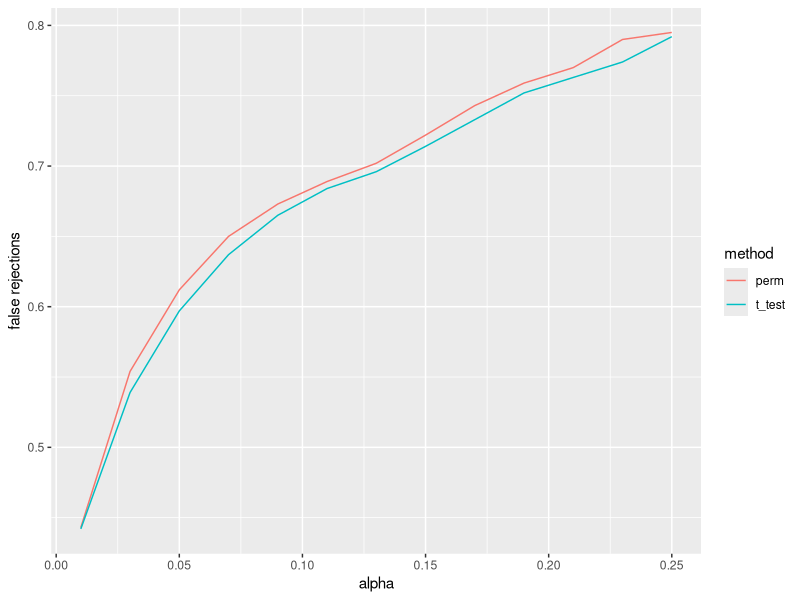

The R script that drew this image:
### Trials for comparing statistical power between t-test and test through balanced permutation
### This simulation assumes that both groups follow beta distribution

# Number of replications
rep <- 1000
# Number of samples drawn to get empirical distribution
m <- 10000
# Nominal significance level
alpha <- seq(0.01, 0.25, by = 0.02)
# Number of samples in each group
n <- 4
# Shape 1 for both groups
a <- 10
# Shape 2 for each group
b_1 <- 10
b_2 <- 10

# Simulate control group and treatment group and repeat 'rep' times
control <- replicate(rep, rbeta(n, a, b_1))
treat <- replicate(rep, rbeta(n, a, b_2))
control <- apply(control, 2, FUN = function(x) x/sd(x))
treat <- apply(treat, 2, FUN = function(x) x/sd(x))
dat <- rbind(control, treat)

# Construct all the permutations (half when each group has equal number of samples based on symmetry)
# Randomly pick one from all the balanced permutations
perms <- combn(2*n, n)
perms <- perms[, seq_len(ncol(perms)/2)]
idx <- which(apply(perms, 2, FUN = function(x) sum(x %in% (1:n)) == floor(n/2)))
perm <- perms[, sample(idx, 1)]

##########################################################
###############     Two-sample t-test     ################    
##########################################################

stat_t_test <- unlist(lapply(1:rep, FUN = function(x, control, treat) 
  t.test(control[, x], treat[, x])$statistic, control = control, treat = treat))
p_val_t_test <- unlist(lapply(1:rep, FUN = function(x, control, treat) 
  t.test(control[, x], treat[, x])$p.value, control = control, treat = treat))
# False rejections
fr_t_test <- unlist(lapply(alpha, FUN = function(x, p_val) sum(p_val <= x)/rep, p_val = p_val_t_test))

##########################################################
#######    Heuristic balanced permutation test    ########    
##########################################################
mu2_heuristic <- 0.5
J <- rpois(m, n/4*(mu2_heuristic)^2)
t_sam <- rt(m, df = 2*n - 2 + 2*J)
# Draw samples from the supposed distribution for the balanced permuted statistic given heuristic alt mean
emp_alt <- sqrt((2*n - 2)/(2*n - 2 + 2*J))*t_sam
alt_ecdf <- ecdf(abs(emp_alt))

p_val_perm <- 1 - alt_ecdf(abs(stat_t_test))
# False rejections
fr_perm <-  unlist(lapply(alpha, FUN = function(x, p_val) sum(p_val <= x)/rep, p_val = p_val_perm))

##########################################################
#######      Compare the power of two methods     ########    
##########################################################
library(ggplot2)
plot_data <- data.frame(matrix(0, ncol = 3, nrow = 2*length(alpha)))
plot_data[, 1] <- rep(alpha, 2)
plot_data[, 2] <- c(fr_t_test, fr_perm)
plot_data[, 3] <- c(rep("t_test", length(alpha)), rep("perm", length(alpha)))

colnames(plot_data) <- c("alpha", "false rejections", "method")

ggplot(data = plot_data, aes(x = alpha, y = `false rejections`, color = method)) + geom_line()
